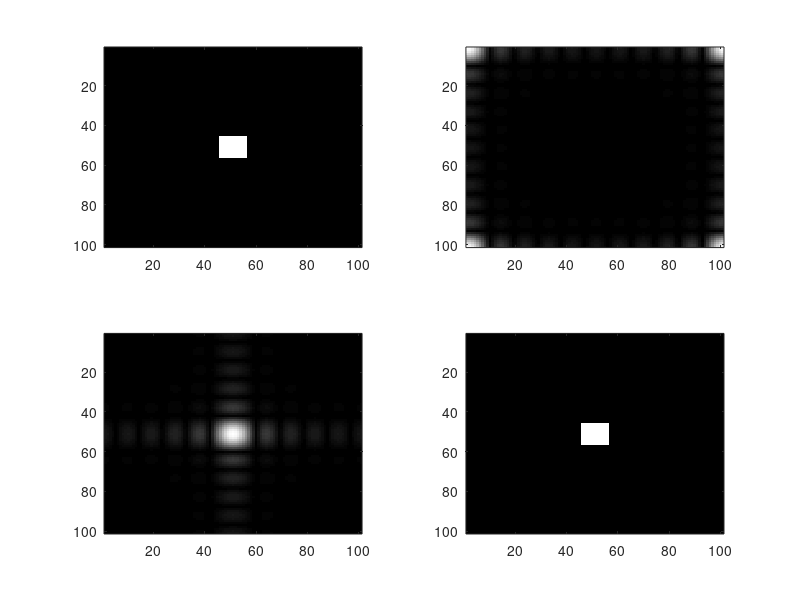

Write the MATLAB code that produced this figure.
clear all
close all

f = zeros (101);

f (46:56,46:56) = 255;

subplot(2,2,1)
imagesc(f)

F = fft2(f);

subplot(2,2,2)
imagesc(abs(F))

F2=fftshift(F);

subplot(2,2,3)
imagesc(abs(F2))

F3=ifftshift(F2);

F4=ifft2(F3)

subplot(2,2,4)
imagesc(abs(F4))

colormap(gray)
